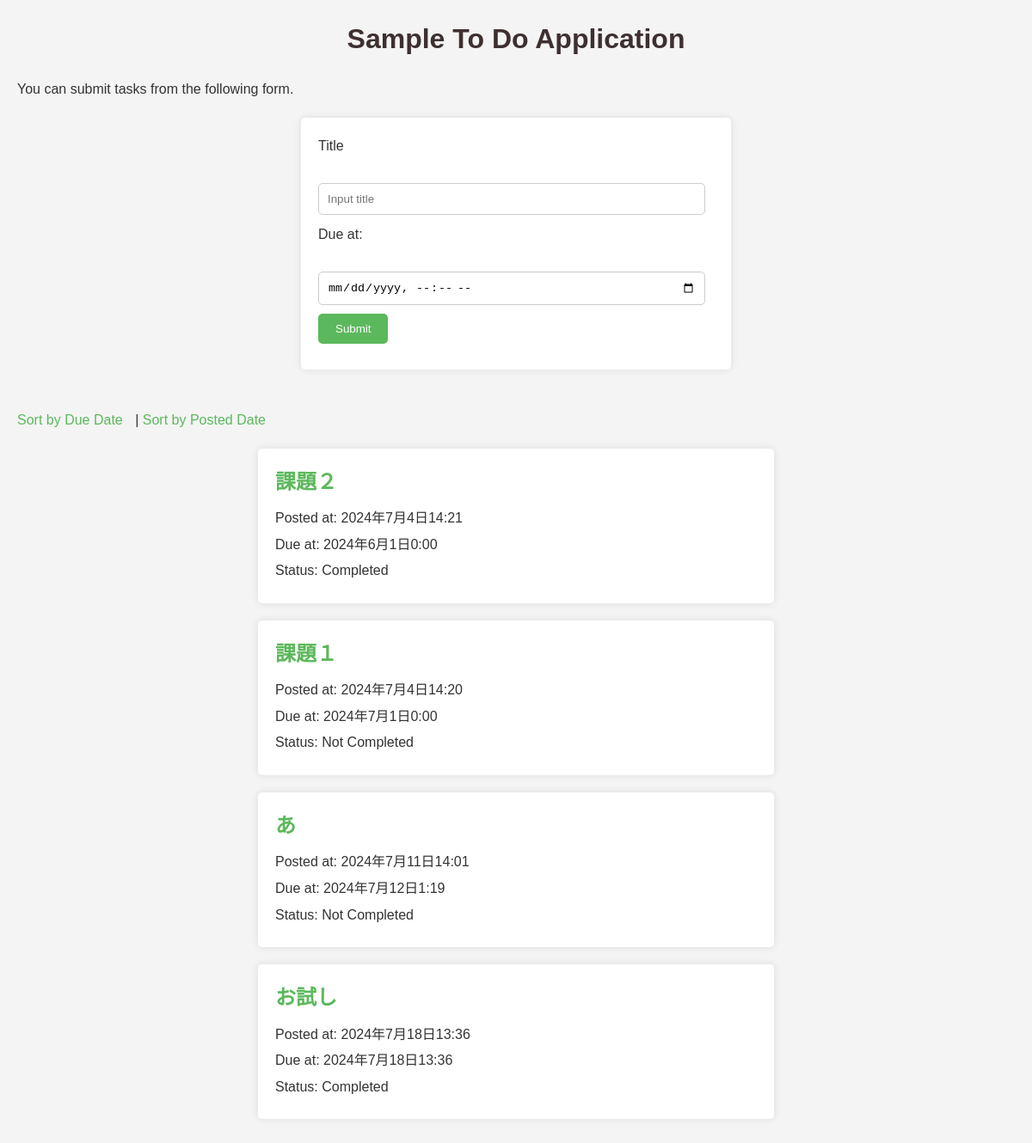
The app's page /?order=due with its own data.
### todo/models.py (models this page shows, shortened)
class Task(models.Model):
    title = models.CharField(max_length=100)
    completed = models.BooleanField(default=False)
    posted_at = models.DateTimeField(default=timezone.now)
    due_at = models.DateTimeField(null=True, blank=True)

### todo/views.py (the view)
# urls.py: path("", todo_views.index, name="index"),
def index(request):
    if request.method == "POST":
        task = Task(
            title=request.POST["title"],
            due_at=make_aware(parse_datetime(request.POST["due_at"])),
        )
        task.save()
    if request.GET.get("order") == "due":
        tasks = Task.objects.order_by("due_at")
    else:
        tasks = Task.objects.order_by("-posted_at")
    context = {"tasks": tasks}
    return render(request, "todo/index.html", context)

### todo/templates/todo/index.html (shortened to what this page needs)
{% load static %}
<!DOCTYPE html>
<html lang="ja">
  <head>
    <link rel="stylesheet" type="text/css" href="{%static 'todo/css/index.css'%}">
  </head>
  <body>
    <h1>Sample To Do Application</h1>
    <p>You can submit tasks from the following form.</p>
    <form action="{% url 'index' %}" method="post">
      <div>
        <label for="titleInput">Title</label><br>
        <input id="titleInput" name="title" type="text" placeholder="Input title">
      </div>
      <div>
        <label for="dueInput">Due at:</label><br>
        <input id="dueInput" name="due_at" type="datetime-local">
      </div>
      <div>
        <button type="submit">Submit</button>
      </div>
    </form>
    <br>
    <div>
      <a href="{% url 'index' %}?order=due">Sort by Due Date</a> |
      <a href="{% url 'index' %}?order=post">Sort by Posted Date</a>
    </div>
    {% for task in tasks %}
    <div class="text">
      <h2><a href="{% url 'detail' task.id %}">{{task.title }}</a></h2>
      <ul>
        <li>Posted at: {{ task.posted_at }}</li>
        {% if task.due_at %}
        <li>Due at: {{ task.due_at }}</li>
        {% endif %}
        {% if task.completed %}
        <li>Status: Completed</li>
        {% else %}
        <li>Status: Not Completed</li>
        {% endif %}
      </ul>
    </div>
    {% endfor %}
  </body>
</html>

### todo/static/todo/css/index.css (style rules this page uses)
* { margin: 0; padding: 0; box-sizing: border-box; }
body { font-family: 'Arial', sans-serif; background-color: #f4f4f4; color: #333; line-height: 1.6; padding: 20px; }
h1 { color: #3e3030; text-align: center; margin-bottom: 20px; }
form { background: #fff; padding: 20px; margin: 20px auto; border-radius: 5px; box-shadow: 0 0 10px rgba(0, 0, 0, 0.1); max-width: 500px; }
form div { margin-bottom: 10px; }
label { display: block; margin-bottom: 5px; }
input[type="text"], input[type="datetime-local"] { width: calc(100% - 10px); padding: 10px; border: 1px solid #ccc; border-radius: 5px; }
button[type="submit"] { background: #5cb85c; color: #fff; border: none; padding: 10px 20px; cursor: pointer; border-radius: 5px; }
.text { background: #fff; padding: 20px; margin: 20px auto; border-radius: 5px; box-shadow: 0 0 10px rgba(0, 0, 0, 0.1); max-width: 600px; }
.text h2 { margin-bottom: 10px; }
.text ul { list-style: none; }
.text li { margin-bottom: 5px; }
a { color: #5cb85c; text-decoration: none; }
div a { margin-right: 10px; }

### records on screen
Task: title "課題２", posted_at "2024年7月4日14:21", due_at "2024年6月1日0:00", completed "Status: Completed"
Task: title "課題１", posted_at "2024年7月4日14:20", due_at "2024年7月1日0:00", completed "Status: Not Completed"
Task: title "あ", posted_at "2024年7月11日14:01", due_at "2024年7月12日1:19", completed "Status: Not Completed"
Task: title "お試し", posted_at "2024年7月18日13:36", due_at "2024年7月18日13:36", completed "Status: Completed"
